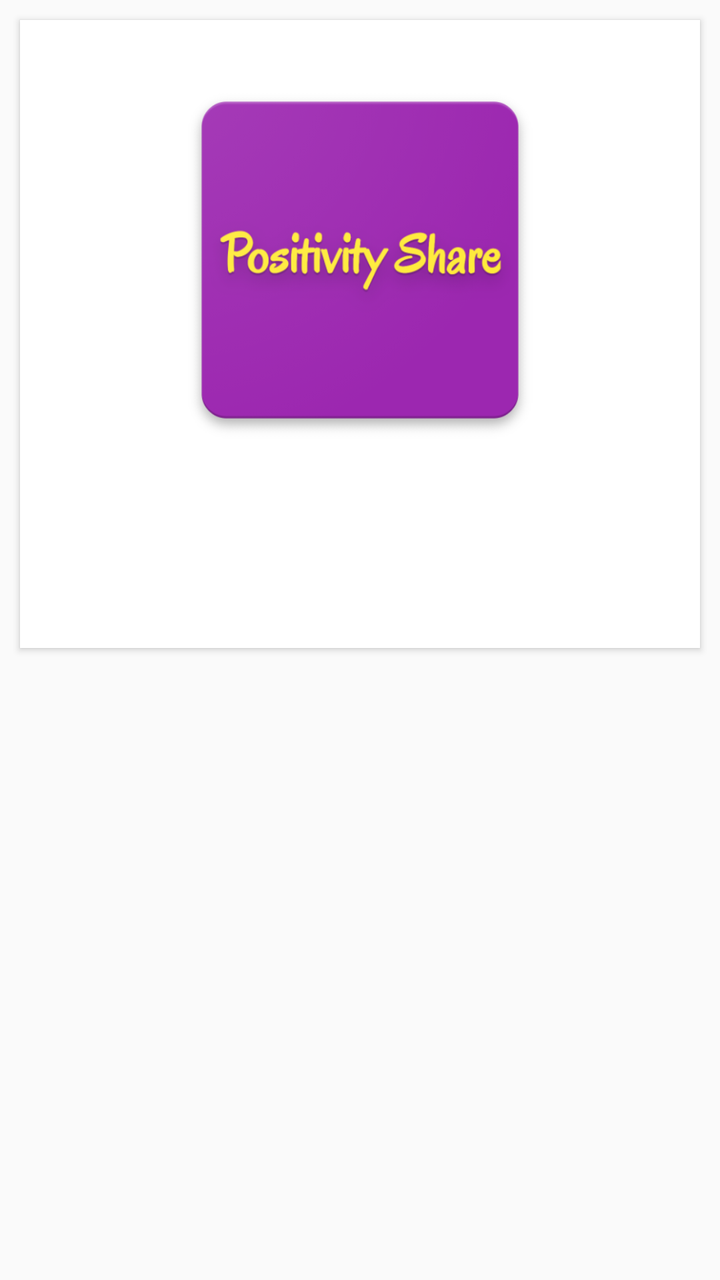
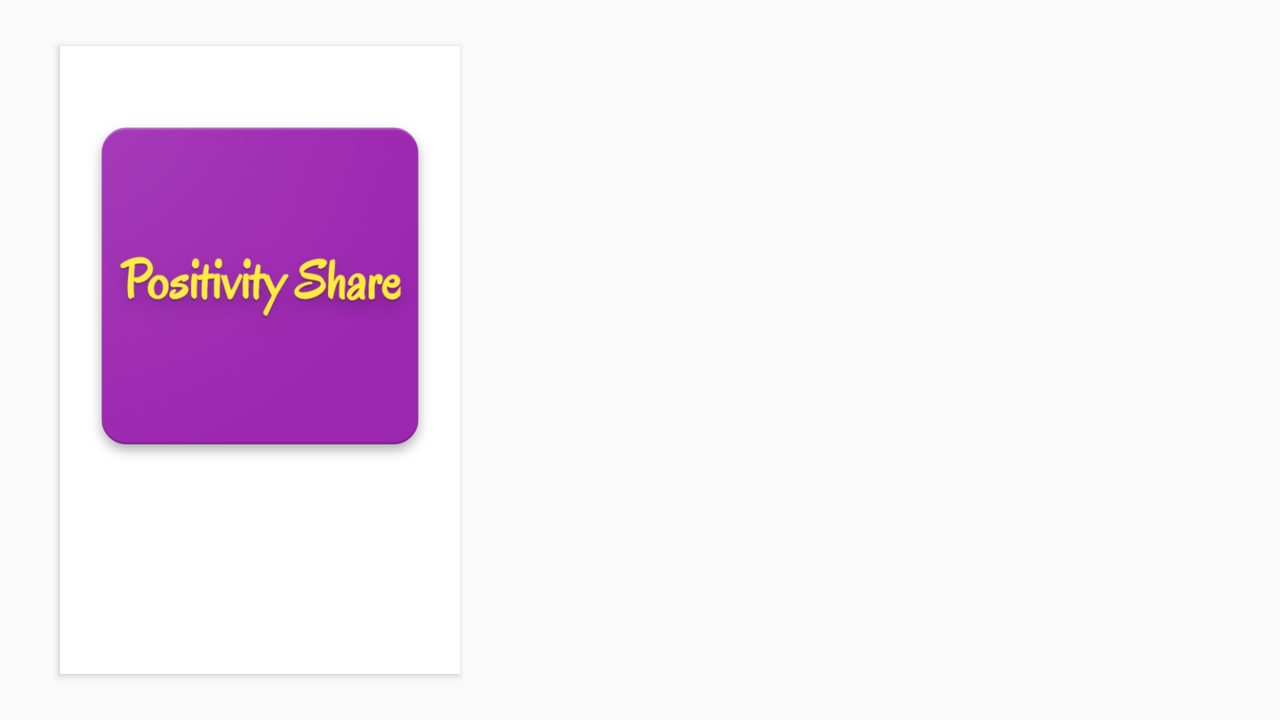

One screen, two layout resources from the same app: the default and the author's alternative for another configuration. Each is rendered where Android would select it; the XML of both is given below.
<!-- AndroidManifest.xml: application theme AppTheme -->
<!-- res/layout/activity_view_message.xml -->
<?xml version="1.0" encoding="utf-8"?>
<android.support.constraint.ConstraintLayout xmlns:android="http://schemas.android.com/apk/res/android"
    xmlns:app="http://schemas.android.com/apk/res-auto"
    xmlns:tools="http://schemas.android.com/tools"
    android:layout_width="match_parent"
    android:layout_height="match_parent"
    tools:context=".Controller.ViewMessageActivity">

    <include
        android:id="@+id/include"
        layout="@layout/cardview_browse_users"
        app:layout_constraintEnd_toEndOf="parent"
        app:layout_constraintStart_toStartOf="parent"
        app:layout_constraintTop_toTopOf="parent" />

    <LinearLayout
        android:id="@+id/linearLayout4"
        android:layout_width="match_parent"
        android:layout_height="wrap_content"
        android:layout_margin="20dp"
        android:orientation="vertical"
        app:layout_constraintBottom_toBottomOf="parent"
        app:layout_constraintEnd_toEndOf="parent"
        app:layout_constraintStart_toStartOf="parent"
        app:layout_constraintTop_toBottomOf="@+id/include">

        <TextView
            android:id="@+id/display_date_tv"
            style="@style/details"
            android:layout_width="wrap_content"
            android:layout_height="wrap_content"
            android:layout_marginBottom="20dp" />

        <TextView
            android:id="@+id/display_message_tv"
            style="@style/title"
            android:layout_width="wrap_content"
            android:layout_height="wrap_content" />
    </LinearLayout>



</android.support.constraint.ConstraintLayout>
<!-- res/layout/cardview_browse_users.xml (included above) -->
<?xml version="1.0" encoding="utf-8"?>
<LinearLayout xmlns:android="http://schemas.android.com/apk/res/android"
    xmlns:app="http://schemas.android.com/apk/res-auto"
    xmlns:card_view="http://schemas.android.com/tools"
    android:layout_width="match_parent"
    android:layout_height="wrap_content"
    android:orientation="vertical">

    <android.support.v7.widget.CardView
        android:layout_width="match_parent"
        android:layout_height="wrap_content"
        android:layout_margin="10dp"
        android:layout_marginLeft="10dp"
        android:layout_marginRight="10dp"
        card_view:cardCornerRadius="0dp">

        <LinearLayout
            android:layout_width="match_parent"
            android:layout_height="match_parent"
            android:orientation="vertical"
            android:weightSum="3">

            <ImageView
                android:id="@+id/browse_user_image"
                android:layout_width="200dp"
                android:layout_height="200dp"
                android:layout_gravity="center"
                android:layout_marginTop="20dp"
                android:layout_weight="3"
                android:src="@drawable/positivity_share" />

            <LinearLayout
                android:layout_width="match_parent"
                android:layout_height="wrap_content"
                android:layout_weight="0">

                <TextView
                    android:id="@+id/browse_username_tv"
                    style="@style/title"
                    android:layout_width="wrap_content"
                    android:layout_height="wrap_content"
                    android:layout_margin="10dp" />

                <TextView
                    android:id="@+id/browse_age_tv"
                    style="@style/title"
                    android:layout_width="wrap_content"
                    android:layout_height="wrap_content"
                    android:layout_margin="10dp" />

            </LinearLayout>

            <TextView
                android:id="@+id/browse_about_tv"
                style="@style/details"
                android:layout_width="wrap_content"
                android:layout_height="wrap_content"
                android:layout_marginBottom="20dp"
                android:layout_marginLeft="10dp"
                android:layout_marginRight="10dp"
                android:layout_weight="1" />


        </LinearLayout>


    </android.support.v7.widget.CardView>

</LinearLayout>
<!-- resources referenced by this layout -->
<resources>
  <!-- drawable positivity_share: png bitmap (drawable, 79768 bytes) -->
  <style name="details" parent="TextAppearance.AppCompat.Subhead" />
  <style name="title" parent="TextAppearance.AppCompat.Headline" />
  <style name="AppTheme" parent="Theme.AppCompat.Light.DarkActionBar">
          
          <item name="colorPrimary">@color/colorPrimary</item>
          <item name="colorPrimaryDark">@color/colorPrimaryDark</item>
          <item name="colorAccent">@color/colorAccent</item>
          <item name="windowActionBar">false</item>
          <item name="windowNoTitle">true</item>
      </style>
</resources>
<!-- res/layout-land/activity_view_message.xml (the author's variant of the layout above) -->
<!-- drawn on the phone turned sideways -->
<?xml version="1.0" encoding="utf-8"?>
<HorizontalScrollView
    xmlns:android="http://schemas.android.com/apk/res/android"
    xmlns:app="http://schemas.android.com/apk/res-auto"
    xmlns:tools="http://schemas.android.com/tools"
    android:layout_width="match_parent"
    android:layout_height="match_parent">


    <android.support.constraint.ConstraintLayout
        android:layout_width="match_parent"
        android:layout_height="match_parent">

        <include
            android:id="@+id/include"
            layout="@layout/cardview_browse_users"
            android:layout_width="wrap_content"
            android:layout_height="wrap_content"
            android:layout_marginBottom="8dp"
            android:layout_marginEnd="8dp"
            android:layout_marginTop="8dp"
            app:layout_constraintBottom_toBottomOf="parent"
            app:layout_constraintEnd_toEndOf="parent"
            app:layout_constraintStart_toEndOf="@+id/linearLayout4"
            app:layout_constraintTop_toTopOf="parent" />

        <LinearLayout
            android:id="@+id/linearLayout4"
            android:layout_width="wrap_content"
            android:layout_height="wrap_content"
            android:layout_margin="20dp"
            android:layout_marginBottom="8dp"
            android:layout_marginStart="8dp"
            android:layout_marginTop="8dp"
            android:orientation="vertical"
            app:layout_constraintBottom_toBottomOf="parent"
            app:layout_constraintStart_toStartOf="parent"
            app:layout_constraintTop_toTopOf="parent">

            <TextView
                android:id="@+id/display_date_tv"
                style="@style/details"
                android:layout_width="wrap_content"
                android:layout_height="wrap_content"
                android:layout_marginBottom="20dp" />

            <TextView
                android:id="@+id/display_message_tv"
                style="@style/title"
                android:layout_width="wrap_content"
                android:layout_height="wrap_content" />
        </LinearLayout>

    </android.support.constraint.ConstraintLayout>




</HorizontalScrollView>
